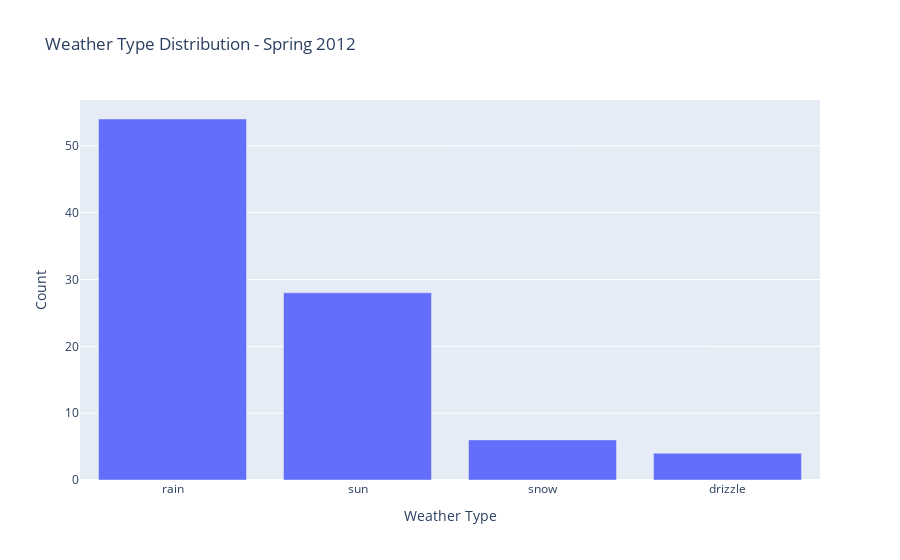

Notebook code for this chart:
### Code cell
# Exercise 6: Visualize Weather Type Distribution for Spring 2012
spring_2012_weather = spring_2012['weather'].value_counts()

fig = px.bar(
    x=spring_2012_weather.index,
    y=spring_2012_weather.values,
    title='Weather Type Distribution - Spring 2012',
    labels={'x': 'Weather Type', 'y': 'Count'}
)
fig.show()

### Figure 1 — Plotly figure (JSON) as saved in the notebook; plotly's stock layout.template omitted (floating-point values rounded to 4 significant figures)
{"data": [{"alignmentgroup": "True", "hovertemplate": "Weather Type=%{x}<br>Count=%{y}<extra></extra>", "legendgroup": "", "marker": {"color": "#636efa", "pattern": {"shape": ""}}, "name": "", "offsetgroup": "", "orientation": "v", "showlegend": false, "textposition": "auto", "type": "bar", "x": ["rain", "sun", "snow", "drizzle"], "xaxis": "x", "y": [54, 28, 6, 4], "yaxis": "y"}], "layout": {"barmode": "relative", "legend": {"tracegroupgap": 0}, "title": {"text": "Weather Type Distribution - Spring 2012"}, "xaxis": {"anchor": "y", "domain": [0, 1], "title": {"text": "Weather Type"}}, "yaxis": {"anchor": "x", "domain": [0, 1], "title": {"text": "Count"}}}}
